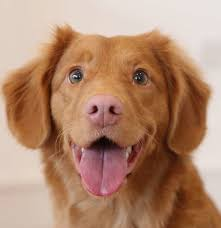
#> input picture Image Segmentation/d1.jpeg, 221 x 228 px
$ python sample.py
#> lines starting #> are read from the running program, lines starting #| are printed output that depends on the picture
from skimage import io , img_as_float
from matplotlib import pyplot as plt
import numpy as np
import cv2

img = cv2.imread("d1.jpeg")
#> img is the input picture: shape (228, 221, 3); mean B, G, R 112.3, 137.1, 177.1

plt.hist(img.ravel(),256,[0,256])
plt.show()
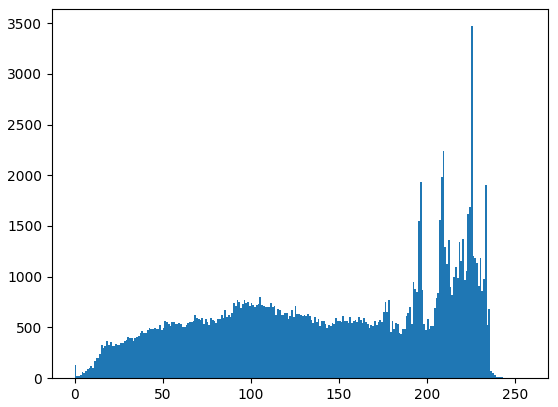
#> figure drawn by matplotlib, 1 panel; tallest bar 3469 high, from x = 225 to 226

img2 = img.reshape((-1,3))

img2 = np.float32(img2)

criteria = (cv2.TERM_CRITERIA_EPS + cv2.TERM_CRITERIA_MAX_ITER , 10 , 1.0)

k = 5

attempts = 10

ret ,label,center = cv2.kmeans(img2,k,None,criteria,attempts,cv2.KMEANS_RANDOM_CENTERS)
#> ret = 27482698.8; center = [[46.51, 82.45, 138.7], [80.22, 113.7, 168.8], [21.27, 45.89, 94.76], [200.6, 210.7, 225.5], [118.7, 150.1, 197.8]]

center = np.uint8(center)
#> center = [[46, 82, 138], [80, 113, 168], [21, 45, 94], [200, 210, 225], [118, 150, 197]]

res = center[label.flatten()]
res2 = res.reshape((img.shape))
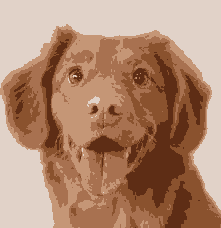
#> res2: shape (228, 221, 3); mean B, G, R 111.9, 136.5, 176.4

cv2.imwrite('segmented_mine.png',res2)

$ run again, with Image Segmentation/d2.jpeg copied over Image Segmentation/d1.jpeg
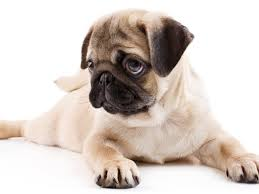
#> input picture Image Segmentation/d2.jpeg, 259 x 194 px
#> img is the input picture: shape (194, 259, 3); mean B, G, R 198.4, 205, 214.9
#> `plt.show()`:
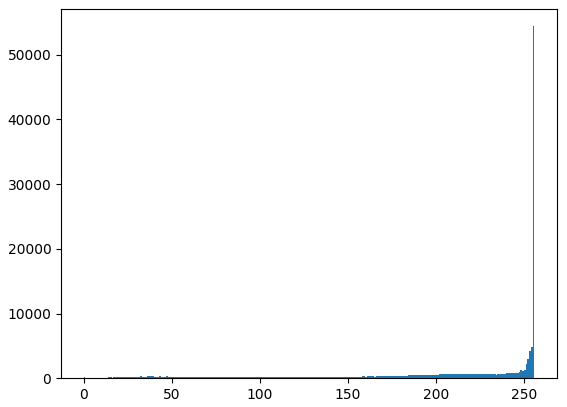
#> figure drawn by matplotlib, 1 panel; tallest bar 54421 high, from x = 255 to 256
#> `ret ,label,center = cv2.kmeans(img2,k,None,criteria,attempts,cv2.KMEAN..`: ret = 20232042.9; center = [[201.3, 214.1, 231.3], [150.2, 169.7, 195.8], [91.32, 107.5, 133], [252.4, 252.9, 253.6], [36.4, 41.26, 55.91]]
#> `center = np.uint8(center)`: center = [[201, 214, 231], [150, 169, 195], [91, 107, 133], [252, 252, 253], [36, 41, 55]]
#> `res2 = res.reshape((img.shape))`:
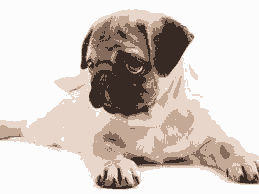
#> res2: shape (194, 259, 3); mean B, G, R 198, 204.3, 214.3

$ run again, with Image Segmentation/d3.jpeg copied over Image Segmentation/d1.jpeg
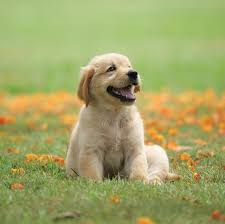
#> input picture Image Segmentation/d3.jpeg, 225 x 224 px
#> img is the input picture: shape (224, 225, 3); mean B, G, R 102.5, 164.3, 161.9
#> `plt.show()`:
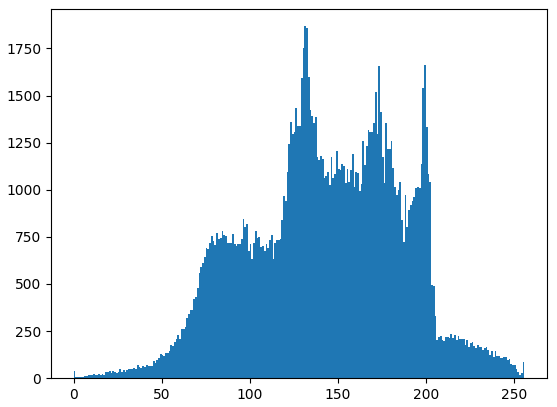
#> figure drawn by matplotlib, 1 panel; tallest bar 1868 high, from x = 131 to 132
#> `ret ,label,center = cv2.kmeans(img2,k,None,criteria,attempts,cv2.KMEAN..`: ret = 33433967.2; center = [[121.3, 188.5, 169.1], [82.48, 139.6, 137.3], [45.89, 76.88, 88.11], [189, 215.8, 230.7], [85.86, 163.9, 209.2]]
#> `center = np.uint8(center)`: center = [[121, 188, 169], [82, 139, 137], [45, 76, 88], [189, 215, 230], [85, 163, 209]]
#> `res2 = res.reshape((img.shape))`:
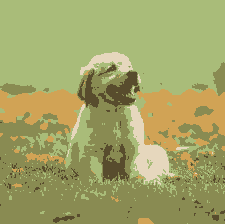
#> res2: shape (224, 225, 3); mean B, G, R 102, 163.6, 161.8

$ run again, with Image Segmentation/d4.jpeg copied over Image Segmentation/d1.jpeg
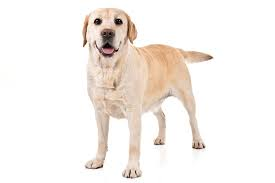
#> input picture Image Segmentation/d4.jpeg, 275 x 183 px
#> img is the input picture: shape (183, 275, 3); mean B, G, R 236.4, 240.8, 246.1
#> `plt.show()`:
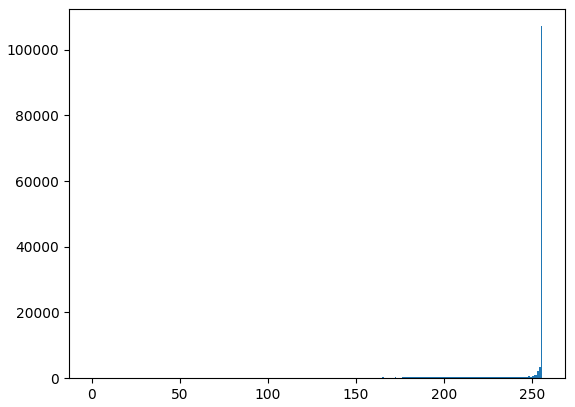
#> figure drawn by matplotlib, 1 panel; tallest bar 107117 high, from x = 255 to 256
#> `ret ,label,center = cv2.kmeans(img2,k,None,criteria,attempts,cv2.KMEAN..`: ret = 6154884.6; center = [[45.77, 53.12, 74.09], [114.3, 129.8, 157.7], [254.1, 254.5, 254.7], [193.9, 210.2, 230.1], [158.5, 184, 214.2]]
#> `center = np.uint8(center)`: center = [[45, 53, 74], [114, 129, 157], [254, 254, 254], [193, 210, 230], [158, 183, 214]]
#> `res2 = res.reshape((img.shape))`:
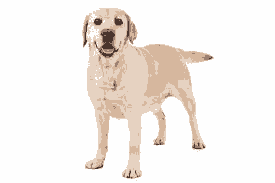
#> res2: shape (183, 275, 3); mean B, G, R 236.1, 240.3, 245.5
